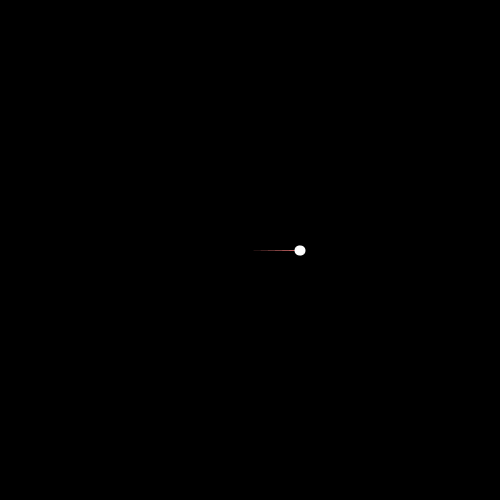
Frame 1 (no input)
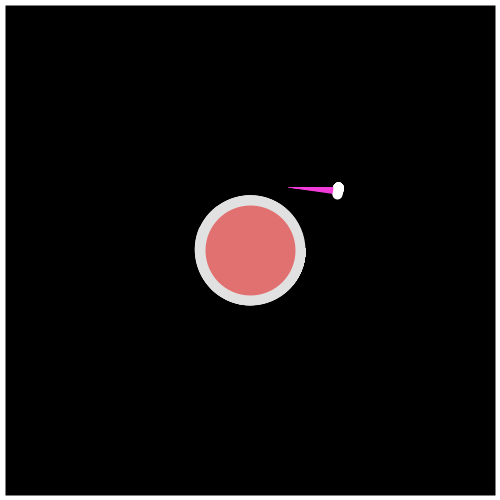
Frame 60 (the mouse pressed at the canvas centre just before this capture)
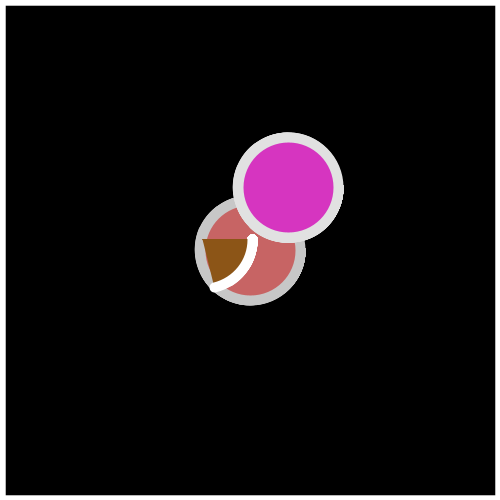
Frame 120 (the mouse held since frame 60 and released just before this capture)

The Processing sketch that drew these frames (run headless with seeded random() and noise(); from frame 60 on, the mouse is pressed at the canvas centre):

// Processing sketch: processing_151074
// ── processing_151074.pde

float counter = 1;
color c;
float posX;
float posY;



void setup(){

  size(500,500);
  smooth();
  //noStroke();
  stroke(255);
  strokeWeight(10);
  c = color (255,128,128);
  background(0);

}




void draw(){
  

if (posX == 0 && posY == 0) { 
  
 posX = width/2;
 posY = height/2; 
  
  
}
  
  

  fill(c);
  arc(posX,posY,100,100,radians(0),radians(counter));


counter*=1.15;

if (counter > 450) {
    
    counter = 1;
    fill(0,0,0,30);
    rect(0,0,width,height);
    posX = random(120,width-120);
    posY = random(120,height-120);
    c = color (random(255),random(255),random(255));  
}

}
